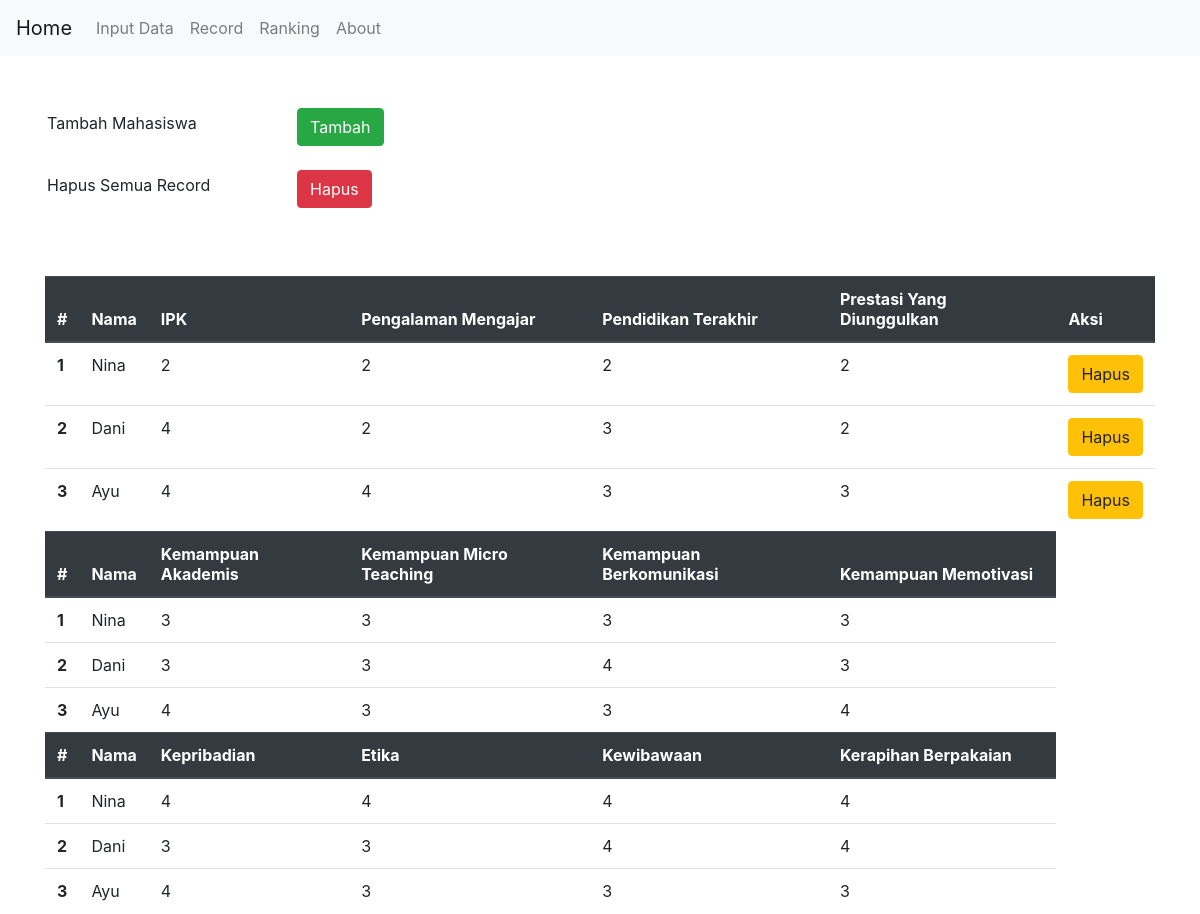
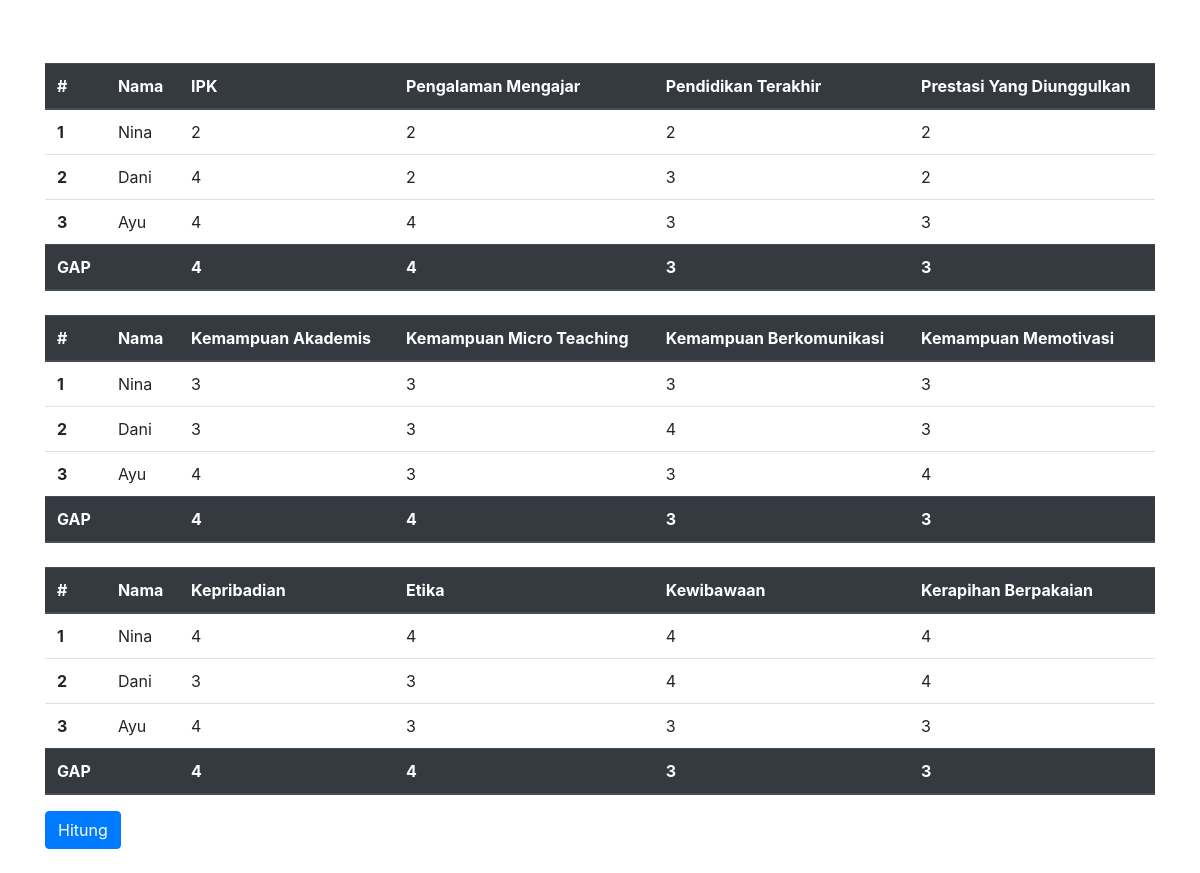
Screenshot of /proses.php with the database file from the repository (2 pictures, top to bottom).
### tables this page shows
CREATE TABLE `keterangansiswa` (
  `nama` varchar(30) NOT NULL,
  `ket_ipk` varchar(20) NOT NULL,
  `ket_penghasilan` varchar(20) NOT NULL,
  `ket_tanggungan` varchar(20) NOT NULL,
  `ket_smt` varchar(20) NOT NULL,
  `ket_akademik` varchar(30) NOT NULL,
  `ket_mikro` varchar(30) NOT NULL,
  `ket_kom` varchar(30) NOT NULL,
  `ket_motiv` varchar(30) NOT NULL,
  `ket_pribadi` varchar(30) NOT NULL,
  `ket_etika` varchar(30) NOT NULL,
  `ket_wibawa` varchar(30) NOT NULL,
  `ket_rapih` varchar(30) NOT NULL
);

CREATE TABLE `siswa` (
  `nama` varchar(30) NOT NULL,
  `ipk` int(5) NOT NULL,
  `penghasilan` int(5) NOT NULL,
  `tanggungan` int(5) NOT NULL,
  `semester` int(5) NOT NULL,
  `akademik` int(5) NOT NULL,
  `mikro` int(5) NOT NULL,
  `kom` int(5) NOT NULL,
  `motiv` int(5) NOT NULL,
  `pribadi` int(5) NOT NULL,
  `etika` int(5) NOT NULL,
  `wibawa` int(5) NOT NULL,
  `rapih` int(5) NOT NULL
);

### proses.php (the view, shortened to what this page needs)
<?php
    include "koneksi.php";
?>
<html>
<head>
    <link rel="stylesheet" href="https://stackpath.bootstrapcdn.com/bootstrap/4.3.1/css/bootstrap.min.css">
</head>
<body>
    <nav class="navbar navbar-expand-lg navbar-light bg-light">
        <a class="navbar-brand" href="index.php">Home</a>
        <div class="collapse navbar-collapse" id="navbarNav">
        <ul class="navbar-nav">
            <li class="nav-item">
                <a class="nav-link" href="inputdata.php">Input Data</a>
            </li>
          <li class="nav-item">
            <a class="nav-link" href="proses.php">Record</a>
          </li>
          <li class="nav-item">
            <a class="nav-link" href="rangking.php">Ranking</a>
          </li>
            <li class="nav-item">
                <a class="nav-link" href="about.php">About</a>
            </li>
        </ul>
        </div>
    </nav>
    <div class="container"><br><br>
    <form  role="form" method="post" action="inputdata.php" class="form-inline">
        <div class="form-group mb-2">
            <input type="text" readonly class="form-control-plaintext" value="Tambah Mahasiswa">
        </div>
        <button type="submit" name="submitdelete" class="btn btn-success">Tambah</button>
    </form>
    <form  role="form" method="post" action="recorddelete.php" class="form-inline">
        <div class="form-group mb-2">
            <input type="text" readonly class="form-control-plaintext" value="Hapus Semua Record">
        </div>
        <button type="submit" name="submitdelete" class="btn btn-danger">Hapus</button>
    </form>
    <br><br>
    <table class="table">
        <thead class="thead-dark">
            <tr>
              <th scope="col">#</th>
              <th scope="col">Nama</th>
              <th scope="col">IPK</th>
              <th scope="col">Pengalaman Mengajar</th>
              <th scope="col">Pendidikan Terakhir</th>
              <th scope="col">Prestasi Yang Diunggulkan</th>
              <th scope="col">Aksi</th>
            </tr>
        </thead>
        <tbody>
            <?php
                $query1 = mysqli_query($koneksi,"SELECT * FROM keterangansiswa");
                if(mysqli_num_rows($query1)>0){
            ?>
            <?php
                $a = 1;
                while($data = mysqli_fetch_array($query1)){
            ?>
            <tr>
                <th scope="row"><?php echo $a; ?></th>
                <td><?php echo $data["nama"];?></td>
                <td><?php echo $data["ket_ipk"];?></td>
                <td><?php echo $data["ket_penghasilan"];?></td>
                <td><?php echo $data["ket_tanggungan"];?></td>
                <td><?php echo $data["ket_smt"];?></td>
                <td>
                    <div class="btn-group" role="group" aria-label="Basic example">
                        <button type="button" class="btn btn-warning" onclick="window.location.href='delete.php?id=<?php echo $data['nama']; ?>'">Hapus</button>
                    </div>
                </td>
            </tr>
            <?php $a++; } ?>
            <?php } ?>
            </tbody>
            <thead class="thead-dark">
            <tr>
                <th scope="col">#</th>
                <th scope="col">Nama</th>
                <th scope="col">Kemampuan Akademis</th>
                <th scope="col">Kemampuan Micro Teaching</th>
                <th scope="col">Kemampuan Berkomunikasi</th>
                <th scope="col">Kemampuan Memotivasi</th>
            </tr>
            </thead>
            <tbody>
            <?php
                $query1 = mysqli_query($koneksi,"SELECT * FROM keterangansiswa");
                if(mysqli_num_rows($query1)>0){
            ?>
            <?php
                $a = 1;
                while($data = mysqli_fetch_array($query1)){
            ?>
                <th scope="row"><?php echo $a; ?></th>
                <td><?php echo $data["nama"];?></td>
                <td><?php echo $data["ket_akademik"];?></td>
                <td><?php echo $data["ket_mikro"];?></td>
                <td><?php echo $data["ket_kom"];?></td>
                <td><?php echo $data["ket_motiv"];?></td>
            <?php $a++; } ?>
            <?php } ?>
            </tbody>
            <thead class="thead-dark">
                <tr>
                    <th scope="col">#</th>
                    <th scope="col">Nama</th>
                    <th scope="col">Kepribadian</th>
                    <th scope="col">Etika</th>
                    <th scope="col">Kewibawaan</th>
                    <th scope="col">Kerapihan Berpakaian</th>
                </tr>
            </thead>
            <tbody>
            <?php
                $query1 = mysqli_query($koneksi,"SELECT * FROM keterangansiswa");
                if(mysqli_num_rows($query1)>0){
            ?>
            <?php
                $a = 1;
                while($data = mysqli_fetch_array($query1)){
            ?>
            <tr>
                <th scope="row"><?php echo $a; ?></th>
                <td><?php echo $data["nama"];?></td>
                <td><?php echo $data["ket_pribadi"];?></td>
                <td><?php echo $data["ket_etika"];?></td>
                <td><?php echo $data["ket_wibawa"];?></td>
                <td><?php echo $data["ket_rapih"];?></td>
            </tr>
            <?php $a++; } ?>
            <?php } ?>
            </tbody>
    </table>
    <br><br>
    <form  role="form" method="post" action="hasil.php" class="form-inline">
        <table class="table">
            <thead class="thead-dark">
                <tr>
                    <th scope="col">#</th>
                    <th scope="col">Nama</th>
                    <th scope="col">IPK</th>
                    <th scope="col">Pengalaman Mengajar</th>
                    <th scope="col">Pendidikan Terakhir</th>
                    <th scope="col">Prestasi Yang Diunggulkan</th>
                </tr>
            </thead>
            <tbody>
                <?php
                    $query = mysqli_query($koneksi,"SELECT * FROM siswa");
                    if(mysqli_num_rows($query)>0){
                ?>
                <?php
                    $a = 1;
                    while($data = mysqli_fetch_array($query)){
                ?>
                <tr>
                  <th scope="row"><?php echo $a; ?></th>
                  <td><?php echo $data["nama"];?></td>
                  <td><?php echo $data["ipk"];?></td>
                  <td><?php echo $data["penghasilan"];?></td>
                  <td><?php echo $data["tanggungan"];?></td>
                  <td><?php echo $data["semester"];?></td>
                </tr>
                <?php $a++; } ?>
                <?php } ?>
            </tbody>
            <thead class="thead-dark">
                <tr>
                  <th scope="col">GAP</th>
                  <th scope="col"></th>
                  <th scope="col">4</th>
                  <th scope="col">4</th>
                  <th scope="col">3</th>
                  <th scope="col">3</th>
                </tr>
            </thead>
            <thead><tr><td></td></tr></thead>
            <thead class="thead-dark">
                    <th scope="col">#</th>
                    <th scope="col">Nama</th>
                    <th scope="col">Kemampuan Akademis</th>
                    <th scope="col">Kemampuan Micro Teaching</th>
                    <th scope="col">Kemampuan Berkomunikasi</th>
                    <th scope="col">Kemampuan Memotivasi</th>
            </thead>
            <tbody>
                <?php
                    $query = mysqli_query($koneksi,"SELECT * FROM siswa");
                    if(mysqli_num_rows($query)>0){
                ?>
                <?php
                    $a = 1;
                    while($data = mysqli_fetch_array($query)){
                ?>
                <tr>
                    <th scope="row"><?php echo $a; ?></th>
                    <td><?php echo $data["nama"];?></td>
                    <td><?php echo $data["akademik"];?></td>
                    <td><?php echo $data["mikro"];?></td>
                    <td><?php echo $data["kom"];?></td>
                    <td><?php echo $data["motiv"];?></td>
                </tr>
                <?php $a++; } ?>
                <?php } ?>
            </tbody>
            <thead class="thead-dark">
                    <th scope="col">GAP</th>
                    <th scope="col"></th>
                    <th scope="col">4</th>
                    <th scope="col">4</th>
                    <th scope="col">3</th>
                    <th scope="col">3</th>
            </thead>
            <thead><tr><td></td></tr></thead>
            <thead class="thead-dark">
                    <th scope="col">#</th>
                    <th scope="col">Nama</th>
                    <th scope="col">Kepribadian</th>
                    <th scope="col">Etika</th>
                    <th scope="col">Kewibawaan</th>
                    <th scope="col">Kerapihan Berpakaian</th>
            </thead>
            <tbody>
                <?php
                    $query = mysqli_query($koneksi,"SELECT * FROM siswa");
                    if(mysqli_num_rows($query)>0){
                ?>
                <?php
                    $a = 1;
                    while($data = mysqli_fetch_array($query)){
                ?>
                <tr>
                    <th scope="row"><?php echo $a; ?></th>
                    <td><?php echo $data["nama"];?></td>
                    <td><?php echo $data["pribadi"];?></td>
                    <td><?php echo $data["etika"];?></td>
                    <td><?php echo $data["wibawa"];?></td>
                    <td><?php echo $data["rapih"];?></td>
                </tr>
                <?php $a++; } ?>
                <?php } ?>
            </tbody>
            <thead class="thead-dark">
                    <th scope="col">GAP</th>
                    <th scope="col"></th>
                    <th scope="col">4</th>
                    <th scope="col">4</th>
                    <th scope="col">3</th>
                    <th scope="col">3</th>
            </thead>
        </table>
        <button type="submit" name="hitunggap" class="btn btn-primary mb-2">Hitung</button>
    </form>
    </div>
</body>
</html>

### rows the page displays
keterangansiswa: nama "Nina", ket_ipk "2", ket_penghasilan "2", ket_tanggungan "2", ket_smt "2", ket_akademik "3", ket_mikro "3", ket_kom "3", ket_motiv "3", ket_pribadi "4", ket_etika "4", ket_wibawa "4", ket_rapih "4"
keterangansiswa: nama "Dani", ket_ipk "4", ket_penghasilan "2", ket_tanggungan "3", ket_smt "2", ket_akademik "3", ket_mikro "3", ket_kom "4", ket_motiv "3", ket_pribadi "3", ket_etika "3", ket_wibawa "4", ket_rapih "4"
keterangansiswa: nama "Ayu", ket_ipk "4", ket_penghasilan "4", ket_tanggungan "3", ket_smt "3", ket_akademik "4", ket_mikro "3", ket_kom "3", ket_motiv "4", ket_pribadi "4", ket_etika "3", ket_wibawa "3", ket_rapih "3"
siswa: nama "Nina", ipk "2", penghasilan "2", tanggungan "2", semester "2", akademik "3", mikro "3", kom "3", motiv "3", pribadi "4", etika "4", wibawa "4", rapih "4"
siswa: nama "Dani", ipk "4", penghasilan "2", tanggungan "3", semester "2", akademik "3", mikro "3", kom "4", motiv "3", pribadi "3", etika "3", wibawa "4", rapih "4"
siswa: nama "Ayu", ipk "4", penghasilan "4", tanggungan "3", semester "3", akademik "4", mikro "3", kom "3", motiv "4", pribadi "4", etika "3", wibawa "3", rapih "3"
